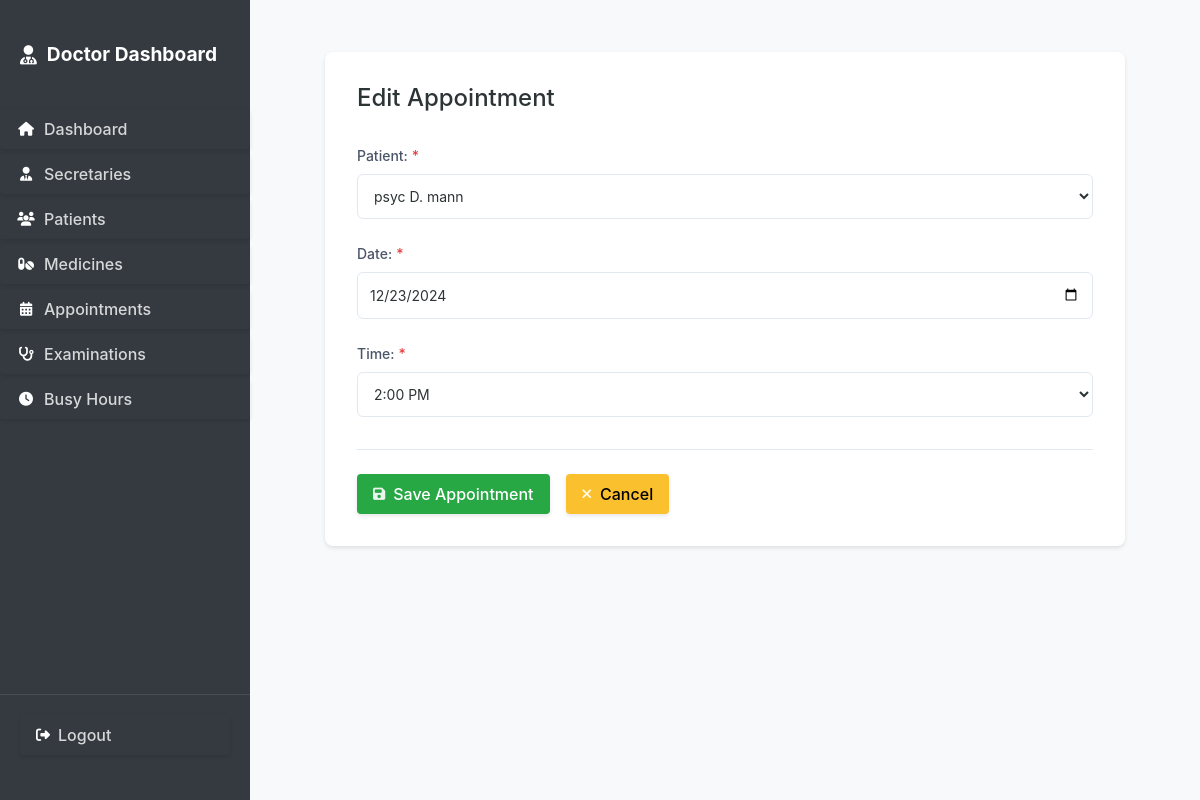
/appointments/6/edit/ (signed in), run on the app's committed database.
### secretary_dash/models.py (models this page shows, shortened)
class Appointment(models.Model):
    STATUS_CHOICES = [
        ('upcoming', 'Upcoming'),
        ('completed', 'Completed'),
        ('cancelled', 'Cancelled')
    ]
    patient = models.ForeignKey(Patient, on_delete=models.CASCADE)
    date = models.DateField()
    time = models.TimeField()
    created_by = models.ForeignKey(User, on_delete=models.CASCADE)
    status = models.CharField(max_length=20, choices=STATUS_CHOICES, default='upcoming')
    created_at = models.DateTimeField(auto_now_add=True)
    class Meta:
        ordering = ['date', 'time']

### secretary_dash/views.py (the view)
# urls.py: path('appointments/<int:pk>/edit/', views.appointment_edit, name='appointment_edit'),
@login_required
@user_passes_test(lambda u: u.is_superuser or is_secretary(u))
def appointment_edit(request, pk):
    appointment = get_object_or_404(Appointment, pk=pk)
    is_reschedule = request.GET.get('reschedule') == 'true'
    if request.method == 'POST':
        form = AppointmentForm(request.POST, instance=appointment)
        if form.is_valid():
            appointment = form.save(commit=False)
            if is_reschedule:
                appointment.status = 'upcoming'
            appointment.save()
            messages.success(request, 'Appointment updated successfully.')
            return redirect('secretary_dash:appointment_list')
    else:
        form = AppointmentForm(instance=appointment)
        if is_reschedule:
            messages.info(request, 'Rescheduling cancelled appointment.')
    return render(request, 'secretary_dash/common/appointment_form.html', {
        'form': form,
        'title': 'Edit Appointment',
        'is_reschedule': is_reschedule
    })

### secretary_dash/forms.py (shortened to what this page needs)
class AppointmentForm(forms.ModelForm):
    TIME_CHOICES = [
        ('09:00', '9:00 AM'),
        ('09:30', '9:30 AM'),
        ('10:00', '10:00 AM'),
        ('10:30', '10:30 AM'),
        ('11:00', '11:00 AM'),
        ('11:30', '11:30 AM'),
        ('12:00', '12:00 PM'),
        ('12:30', '12:30 PM'),
        ('13:00', '1:00 PM'),
        ('13:30', '1:30 PM'),
        ('14:00', '2:00 PM'),
        ('14:30', '2:30 PM'),
        ('15:00', '3:00 PM'),
        ('15:30', '3:30 PM'),
        ('16:00', '4:00 PM'),
        ('16:30', '4:30 PM'),
    ]
    time = forms.ChoiceField(choices=TIME_CHOICES)
    class Meta:
        model = Appointment
        fields = ['patient', 'date', 'time']
        widgets = {
            'date': forms.DateInput(attrs={'type': 'date'}),
        }
    def __init__(self, *args, **kwargs):
        super().__init__(*args, **kwargs)
        if self.instance and self.instance.pk:
            if self.instance.time:
                self.initial['time'] = self.instance.time.strftime('%H:%M')

### secretary_dash/auth.py (called while the page is built)
    def get_user(self, user_id):
        UserModel = get_user_model()
        try:
            return UserModel.objects.get(pk=user_id)
        except UserModel.DoesNotExist:
            return None

### secretary_dash/models.py (called while the page is built)
    def __str__(self):
        return self.name

### templates/secretary_dash/common/appointment_form.html (shortened to what this page needs)
{% extends 'secretary_dash/common/form_base.html' %}
{% block form_content %}
<form method="post">
    <div class="form-group {% if form.patient.field.required %}required-field{% endif %} {% if form.patient.errors %}has-error{% endif %}">
        <label for="{{ form.patient.id_for_label }}">Patient:</label>
        {{ form.patient }}
    </div>
    <div class="form-group {% if form.date.field.required %}required-field{% endif %} {% if form.date.errors %}has-error{% endif %}">
        <label for="{{ form.date.id_for_label }}">Date:</label>
        {{ form.date }}
    </div>
    <div class="form-group {% if form.time.field.required %}required-field{% endif %} {% if form.time.errors %}has-error{% endif %}">
        <label for="{{ form.time.id_for_label }}">Time:</label>
        {{ form.time }}
    </div>
    <div class="form-actions">
        <button type="submit" class="btn btn-add">
            <i class="fas fa-save"></i>
            <span>Save Appointment</span>
        </button>
        <a href="{% url 'secretary_dash:appointment_list' %}" class="btn btn-cancel">
            <i class="fas fa-times"></i>
            <span>Cancel</span>
        </a>
    </div>
</form>
{% endblock %}

### static/css/main.css (style rules this page uses)
body { margin: 0; padding: 0; font-family: -apple-system, BlinkMacSystemFont, "Segoe UI", Roboto, "Helvetica Neue", Arial, sans-serif; background-color: #f8f9fa; }
.btn-cancel { background-color: #ffc107 !important; color: #212529 !important; }
.btn { display: inline-flex !important; align-items: center !important; gap: 0.5rem !important; padding: 0.5rem 1rem !important; border-radius: 0.25rem !important; border: none !important; cursor: pointer !important; font-weight: 500 !important; transition: all 0.2s ease !important; text-decoration: none !important; box-shadow: 0 0.125rem 0.25rem rgba(0, 0, 0, 0.1) !important; }
form:not(.user-menu form) button[type="submit"]:not(.btn-cancel):not(.btn-delete), form:not(.user-menu form) input[type="submit"]:not(.btn-cancel):not(.btn-delete) { background-color: #28a745 !important; border-color: #28a745 !important; color: white !important; }
.btn .fas, .btn .far, .btn .fab, .btn .fa { color: rgba(255, 255, 255, 0.9) !important; }
.form-group { margin-bottom: 1rem; }
.form-group label { display: block; margin-bottom: 0.5rem; }
.form-group input { width: 100%; padding: 0.5rem; border: 0.0625rem solid #ddd; border-radius: 0.25rem; }
.form-group.required-field label::after { content: "*"; color: #dc3545; margin-left: 0.25rem; }
.form-actions { display: flex; gap: 1rem; margin-top: 2rem; }
.btn-add { background-color: #2e7d32 !important; color: white !important; }
.btn-cancel { background-color: #fbc02d !important; color: #000 !important; }
.btn i { font-size: 0.875rem !important; }
.form-group { margin-bottom: 1.5rem; }
.form-group label { display: block; margin-bottom: 0.5rem; color: #4a5568; font-weight: 500; font-size: 0.875rem; }
.form-group input, .form-group select, .form-group textarea { width: 100%; padding: 0.75rem; border: 0.0625rem solid #e2e8f0; border-radius: 0.375rem; background-color: #fff; color: #2d3436; font-size: 0.875rem; transition: all 0.2s ease; }
.form-group.required-field label::after { content: "*"; color: #e53e3e; margin-left: 0.25rem; }
.form-actions { display: flex; gap: 1rem; margin-top: 2rem; padding-top: 1.5rem; border-top: 0.0625rem solid #e2e8f0; }
input[type="date"], input[type="time"] { min-height: 2.75rem; }

### data on the page
Appointment: patient "psyc D. mann", date "12/23/2024", time "2:00 PM"

### other printed values
{{ title }} "Edit Appointment"
